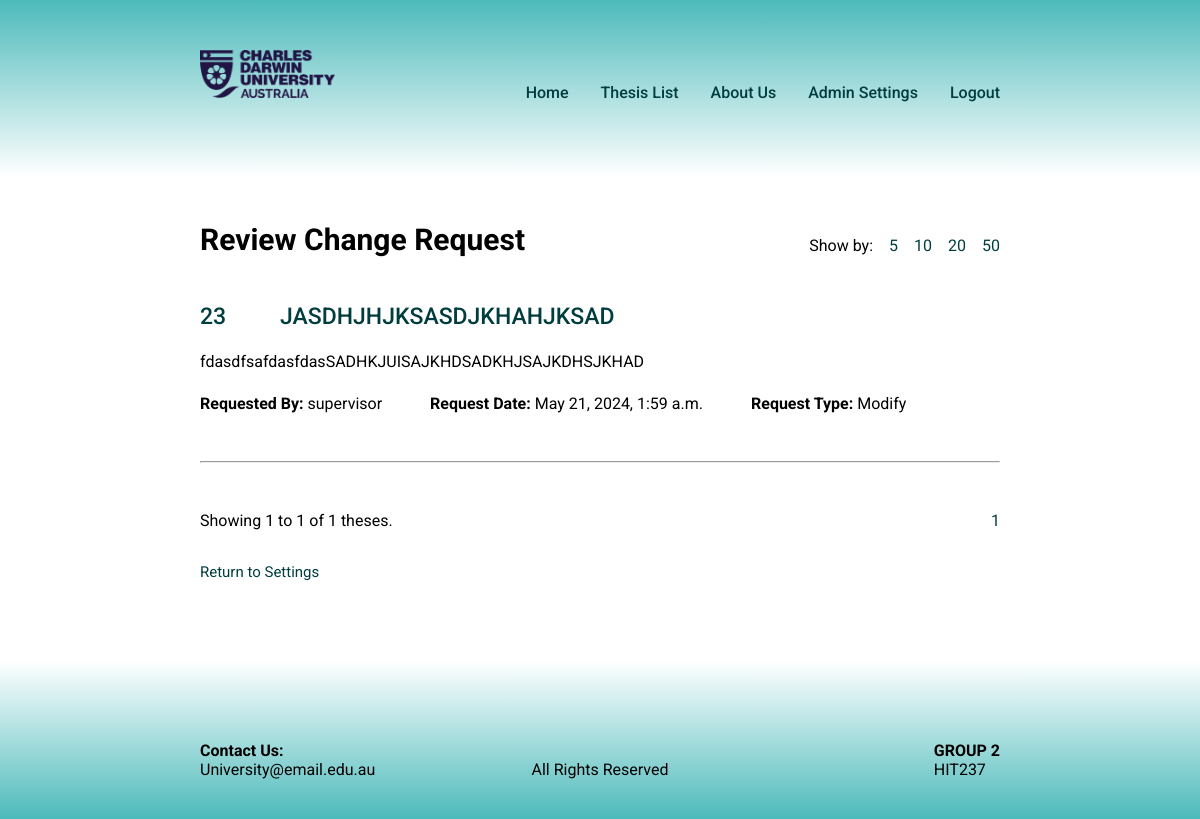
Before: /thesis/review/request (signed in) with the older database file.
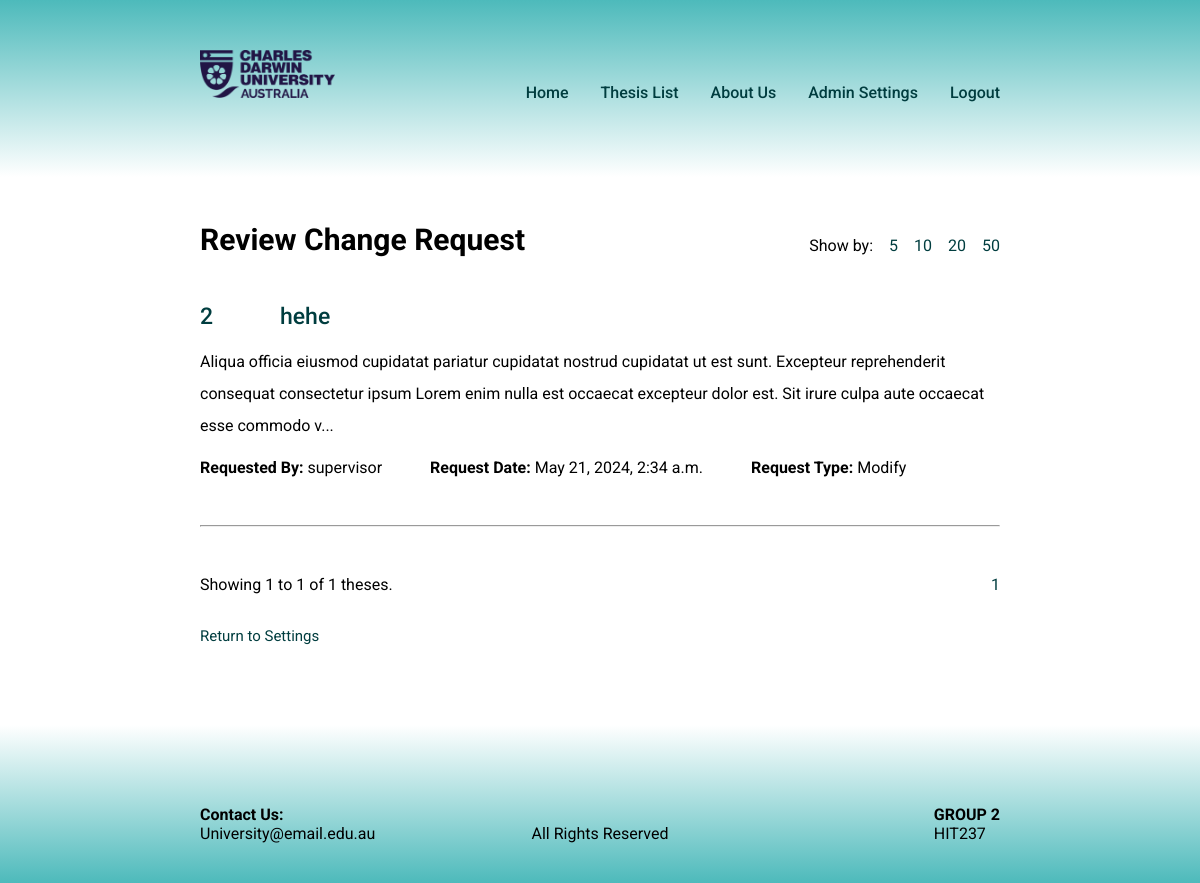
After: the same page with the newer database file.
### main/models.py (models this page shows, shortened)
class ThesisBase(models.Model):
    topic_number = models.IntegerField(
        validators=[
            MinValueValidator(1),
            MaxValueValidator(1000),
        ],
        verbose_name='Thesis Number',
        primary_key=True,
    )
    title = models.CharField(max_length=100, verbose_name='Thesis Title',)
    description = models.TextField(verbose_name='Thesis Description')
    category = models.ForeignKey(Category, on_delete=models.PROTECT, verbose_name='Category Name')
    supervisor = models.ForeignKey(Supervisor, on_delete= models.PROTECT, verbose_name='Supervisor Name')
    course = models.ManyToManyField(Course, verbose_name='Course Name')
    campus = models.ManyToManyField(Campus, verbose_name='Campus Name',)
    group_taker_limit = models.IntegerField(
        validators=[
            MinValueValidator(1),
            MaxValueValidator(20),
        ],
        verbose_name='Number Limit of group takers',
        null = True,
        blank=True
    )
    class Meta:
        abstract = True
        ordering = ['topic_number']

class ThesisRequestBase(models.Model):
    STATUS_CHOICES = [
        ('pending', 'pending'),
        ('accepted', 'accepted'),
        ('rejected', 'rejected')
    ]
    REQUEST_CHOICES = [
        ('add', 'add'),
        ('modify', 'modify'),
        ('delete', 'delete'),
    ]
    request_date = models.DateTimeField(auto_now_add=True, verbose_name = 'Date Requested')
    requested_by = models.ForeignKey(CustomUser, on_delete=models.CASCADE, verbose_name='Requested by', )
    status = models.CharField(
        max_length=10,
        choices=STATUS_CHOICES,
        verbose_name='Status',
        default='pending'
    )
    class Meta:
        abstract = True

class ThesisRequestModify(ThesisBase, ThesisRequestBase):
    request_type = models.CharField(
        max_length=10,
        choices=ThesisRequestBase.REQUEST_CHOICES,
        verbose_name='Request Type',
        default='modify'
    )

### users/models.py (models this page shows)
class CustomUser(AbstractBaseUser,PermissionsMixin):
    ACCOUNT_TYPE_CHOICES = (
        ('unit coordinator', 'Unit Coordinator'),
        ('supervisor', 'Supervisor'),
        ('student', 'Student'),
        ('admin', 'Admin')
    )
    username = models.CharField(max_length=20, unique=True, default='')
    account_type = models.CharField(max_length=20, choices=ACCOUNT_TYPE_CHOICES, default='')
    is_active = models.BooleanField(default=True)
    is_staff = models.BooleanField(default=False)
    is_superuser = models.BooleanField(default=False)
    objects = CustomUserManager()
    USERNAME_FIELD = 'username'
    REQUIRED_FIELDS = ['account_type']
    def __str__(self):
        return self.username

### main/views.py (the view, shortened to what this page needs)
# urls.py: path("thesis/review/request", views.review_request, name="review_request"),
@login_required
@account_type_required('admin', 'unit coordinator')
def review_request(request, request_type=None, topic_number=None):
    if topic_number is None:
        thesis_list = list(ThesisRequestAdd.objects.all()) + list(ThesisRequestModify.objects.all()) + list(ThesisRequestDelete.objects.all())
        thesis = sorted(thesis_list, key=lambda x: x.request_date, )
        if not thesis_list:
            context = {
                'no_requests': True
            }
            return render(request, 'main/review_request.html', context)
        new_description = truncate_description(thesis)
        page_obj, total_pages, start_num, end_num, total_pages, items_per_page, total_theses = paginator(request, thesis)
        context = {
            'review_menu': True,
            'thesis': thesis,
            'new_description': new_description,
            'page_obj': page_obj, # contains various data about the current page
            'total_pages': total_pages,
            'start_num': start_num, # starting number of the thesis in the page
            'end_num': end_num,
            'total_theses': total_theses,
            'items_per_page': items_per_page,
        }
        return render(request, 'main/review_request.html', context)

### main/views.py (called while the page is built)
def truncate_description(thesis):
    new_description = {}
    for item in thesis:
        description = item.description
        word_count = description.split()
        if len(description) > 230:
            description = ''.join(description[:230])
            punctuation = ['.', ',', '/', ';', ':', ' ']
            if description[-1] in punctuation:
                description = description[:-1] + '...'
            else:
                description = description + '...'
            new_description[item.topic_number] = description
        else:
            new_description[item.topic_number] = description
    return new_description

def paginator(request, thesis):
    items_per_page = int(request.GET.get('items_per_page', 5))
    page = Paginator(thesis, items_per_page)
    page_number = request.GET.get("page")
    page_obj = page.get_page(page_number)
    total_pages = range(1, page.num_pages + 1)
    start_num = (page_obj.number - 1) * items_per_page + 1
    end_num = min(start_num + items_per_page - 1, page_obj.paginator.count)
    total_theses = len(thesis)
    return page_obj, total_pages, start_num, end_num, total_pages, items_per_page, total_theses

### main/templates/main/review_request.html (shortened to what this page needs)
{% extends "main/base.html" %}
{% block main_body %}
    {% if review_menu is True %}
        <div class="modify-or-delete-header-container">
            <h2 class="modify-or-delete-header">Review Change Request</h2>
            <div class='per_page'>
                <p>Show by:</p>
                <a href="?items_per_page=5" {% if items_per_page == 5 %}class="active"{% endif %}>5</a>
                <a href="?items_per_page=10" {% if items_per_page == 10 %}class="active"{% endif %}>10</a>
                <a href="?items_per_page=20" {% if items_per_page == 20 %}class="active"{% endif %}>20</a>
                <a href="?items_per_page=50" {% if items_per_page == 50 %}class="active"{% endif %}>50</a>
            </div>
        </div>
        {% for thesis in page_obj %}
            <section class=thesis-modify-container>
                <a href="{% url 'review_request' request_type=thesis.request_type topic_number=thesis.topic_number %}">
                    <div class='thesis-title-container'>
                        <h3 class="topic_number-edit">{{ thesis.topic_number }}</h3>
                        <h3>{{ thesis.title }}</h3>
                    </div>
                </a>
                {% for number, description in new_description.items %}
                    {% if thesis.topic_number == number %}
                        <p class='description'>{{ description }}</p>
                    {% endif %}
                {% endfor %}
                <div class="request_information">
                    <p class="requested_by"><strong>Requested By:</strong> {{ thesis.requested_by }}</p>
                    <p class="request_date"><strong>Request Date:</strong> {{ thesis.request_date }}</p>
                    <p class="request_type"><strong>Request Type:</strong> {{ thesis.request_type|title }}</p>
                </div>
            </section>
            <hr class="list-line">
        {% endfor %}
        <div class="thesis-pages">
            <p class='current'>Showing {{ start_num }} to {{ end_num }} of {{ total_theses }} theses.</p>
            <form class='quick-links' action="" method="get">
                {% for total_pages in total_pages %}
                    <a href="?page={{ total_pages }}&items_per_page={{ items_per_page }}{{ filter_supervisor }}{{ filter_course }}{{ filter_category }}{{ filter_campus }}">{{ total_pages }}</a>
                {% endfor %}
            </form>
        </div>
    {% elif no_requests is True %}
        <h2 class="modify-or-delete-header">Review Change Request</h2>
        <p>There are currently no thesis requests to review.</p>
    {% endif %}
        <a href="{% url 'CRUD' account_type='coordinator' %}" class="back">Return to Settings</a>
{% endblock %}

### main/templates/main/base.html (shortened to what this page needs)
<!doctype html>
<html lang="en">
    <head>
        {% load static %}<link rel="stylesheet" href="{% static 'styles.css' %}">
    </head>
    <body>
        <div class="header-main-container">
            <header>
                <div class='heading'>
                    <div class="logo-container">
                        <a href="{% url 'home'%}">
                            <img class="logo" src="{% static "CDU_logo.png" %}" alt="cdu logo">
                        </a>
                    </div>
                    <nav class='nav_container'>
                        <a href="{% url 'home'%}">Home</a>
                        <a href="{% url 'thesis_list' %}">Thesis List</a>
                        <a href= "{% url 'about_us' %}" >About Us</a>
                        {% if user.is_authenticated %}
                            {% if user.account_type == 'unit coordinator' or user.account_type == 'admin' %}
                                <a href="{% url 'CRUD' account_type='coordinator' %}">Admin Settings</a>
                            {% elif user.account_type == 'supervisor' or user.account_type == 'admin' %}
                                <a href="{% url 'group_application' action='review' %}">Applications</a>
                                <a href="{% url 'CRUD' account_type='supervisor' %}">Admin Settings</a>
                            {% elif user.account_type == 'student' or user.account_type == 'admin' %}
                                <a href="{% url 'group_application' action='view' %}">View Applications</a>
                            {% endif %}
                        {% endif %}
                        {% if user.is_authenticated %}
                            <a href="{% url 'logout' %}">Logout</a>
                        {% else %}
                            <a href="{% url 'login' %}">Login</a>
                        {% endif %}
                    </nav>
                </div>
            </header>
            <main>
                <div class = 'main_body'>
                    {% block main_body %}{% endblock  %}
                </div>
            </main>
        </div>
        <footer>
            <div class="footer-section">
                <div>
                    <h4>Contact Us:</h4>
                    <p class="contact">University@email.edu.au</p>
                </div>
                <div>
                    <p class="copyright">All Rights Reserved</p>
                </div>
                <div>
                    <h4 class="footer-title">GROUP 2</h4>
                    <p class="unit">HIT237</p>
                </div>
            </div>
        </footer>
    </body>
</html>

### main/static/styles.css (style rules this page uses)
:root { font-family: 'Roboto'; --primary-color: #4dbabb; --secondary-color: #e6e6e6; --font-primary: black; --font-secondary: rgb(0, 61, 63); }
header { padding: 50px 0 75px 0; margin: 0 0 3rem 0; background-image: linear-gradient(var(--primary-color), white); }
.heading { display: flex; justify-content: space-between; align-items: flex-end; }
.logo { height: 3rem; }
.main_body, .heading { width: 50%; margin: auto; min-width: 800px; }
body { min-height: 100vh; display: flex; flex-direction: column; justify-content: space-between; }
footer { display: flex; align-items:flex-end; position: relative; width: 100%; margin: 5rem 0 0 0; padding: 5rem 0 2.5rem; background-image: linear-gradient(white, var(--primary-color)); }
.footer-section { width: 50%; margin: 0 auto; min-width: 800px; display: flex; justify-content: space-between; align-items: center; }
.copyright { position: absolute; left: 50%; transform: translateX(-50%); }
.list-line { margin: 3rem 0; }
.main_body h2 { font-weight: bold; font-size: 30px; line-height: 1.5; }
.main_body h3 { font-weight: 500; font-size: 23px; margin-bottom: 15px; }
.description { line-height: 2; color: var(--font-primary); }
.back { background-color: transparent; color: var(--font-secondary); border: none; padding: 0; cursor: pointer; outline: none; position: relative; font-size: 15px }
.back::after { content:''; position:absolute; left: 0; bottom: -2px; width: 100%; height: 1px; background-color: rgb(0, 61, 63); transition: all 0.3s ease; opacity: 0; }

Changed rows visible on the page:
removed ThesisRequestModify: topic_number "23", title "JASDHJHJKSASDJKHAHJKSAD", new_description "fdasdfsafdasfdasSADHKJUISAJKHDSADKHJSAJKDHSJKHAD", requested_by "supervisor", request_date "May 21, 2024, 1:59 a.m.", request_type "Modify"
added ThesisRequestModify: topic_number "2", title "hehe", new_description "Aliqua officia eiusmod cupidatat pariatur cupidatat nostrud cupidatat ut est sunt. Excepteur reprehenderit consequat consectetur ipsum Lorem enim nulla est occaecat excepteur dolor est. Sit irure culpa aute occaecat esse commodo v...", requested_by "supervisor", request_date "May 21, 2024, 2:34 a.m.", request_type "Modify"
